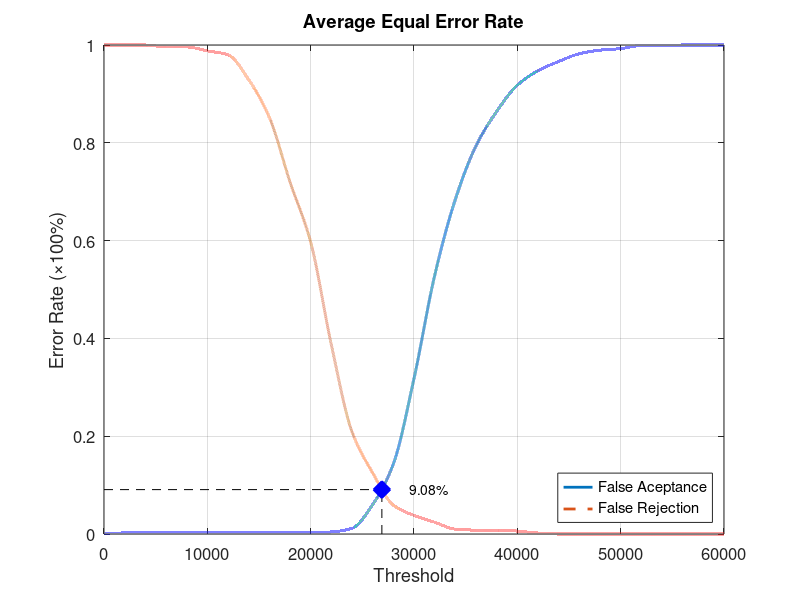
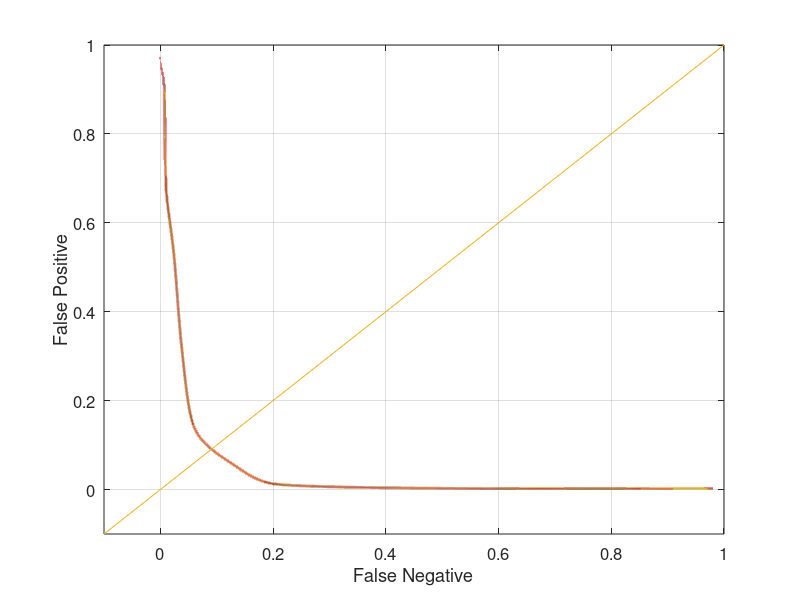

Source code (MATLAB) for these figures, in order:
function yEER = Database4Average
close all;
clear;
clc;
x = 0:2000:60000;
xq = 0:0.5:60000;

y0 = [0 0.00210526 0.00210526 0.00210526 0.00210526 0.00210526 0.00210526 0.00210526 0.00210526 0.00210526 0.00210526 0.00421053 0.0115789 0.06 0.143158 0.317895 0.528421 0.684211 0.793684 0.86421 0.917895 0.947368 0.966316 0.982105 0.989474 0.992632 0.998947 0.998947 1 1 1];
yy0 = interp1(x, y0, xq, 'pchip');
y1 = [1 1 1 0.996 0.996 0.988 0.98 0.929 0.852 0.72 0.597 0.387 0.209 0.125 0.059 0.038 0.024 0.01 0.008 0.008 0.006 0.002 0 0 0 0 0 0 0 0 0];
yy1 = interp1(x, y1, xq, 'pchip');

% Calculating EER: 
y2 = abs(y0 - y1);
find(y2 == min(y2))
yy2 = abs(yy0 - yy1);
xEER = find(yy2 == min(yy2));
xEERIndex = xq(xEER) % X-axis EER
yEER = yy0(xEER) % Y-axis EER

main = figure
plot(xq, yy0,'-','LineWidth', 2);	hold on
plot(xq, yy1,'--','LineWidth', 2);	hold on
plot([xEERIndex xEERIndex], [0 yEER], 'k--');	hold on
plot([0 xEERIndex], [yEER yEER], 'k--');	hold on
plot(xEERIndex, yEER, 'bx', 'LineWidth', 10);	hold on
text(xEERIndex + 10 * xEERIndex / 100, yEER, [num2str(round((10000 * yEER)) / 100) '%'])
legend('False Aceptance', 'False Rejection', 'Location', 'SouthEast')
xlabel('Threshold')
ylabel('Error Rate (\times100%)')
title('Average Equal Error Rate')
set(gca, 'FontSize', 12)
axis([0 60000 0 1])
grid on

print(main, 'Database4AverageMain', '-dpng');
FNRxFPR = figure('Color', [1 1 1]);
plot(yy1, yy0, '-', yy1, yy0, 'LineWidth', 2);
hold on
y = -0.1:0.1:1
plot(y, y); 
set(gca, 'FontSize', 12)
xlabel('False Negative')
ylabel('False Positive')
axis([-0.1 1 -0.1 1])
set(gca, 'FontSize', 12)
grid on

print(FNRxFPR, 'Database4AverageFNRxFPR','-dpng');
end
